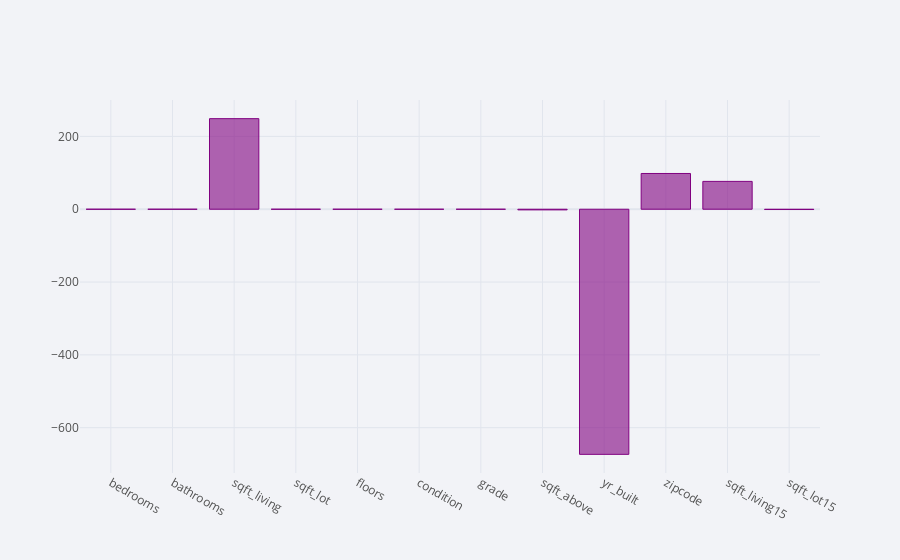

Write notebook code for a chart like this one.
### Code cell
coeff_lasso.iplot(kind='bar', colors='purple')

### Figure 1 — Plotly figure (JSON) as saved in the notebook; plotly's stock layout.template omitted (floating-point values rounded to 4 significant figures)
{"data": [{"marker": {"color": "rgba(128, 0, 128, 0.6)", "line": {"color": "rgba(128, 0, 128, 1.0)", "width": 1}}, "name": "None", "orientation": "v", "text": "", "type": "bar", "x": ["bedrooms", "bathrooms", "sqft_living", "sqft_lot", "floors", "condition", "grade", "sqft_above", "yr_built", "zipcode", "sqft_living15", "sqft_lot15"], "y": [0, 0, 248.8, 0.06243, 0, 0, 0, -1.786, -673.3, 98.25, 76.51, -0.7534]}], "layout": {"legend": {"bgcolor": "#F2F3F7", "font": {"color": "#505050"}}, "paper_bgcolor": "#F2F3F7", "plot_bgcolor": "#F2F3F7", "title": {"font": {"color": "#484848"}}, "xaxis": {"gridcolor": "#E1E5ED", "showgrid": true, "tickfont": {"color": "#505050"}, "title": {"font": {"color": "#505050"}, "text": ""}, "zerolinecolor": "#E1E5ED"}, "yaxis": {"gridcolor": "#E1E5ED", "showgrid": true, "tickfont": {"color": "#505050"}, "title": {"font": {"color": "#505050"}, "text": ""}, "zerolinecolor": "#E1E5ED"}}}
